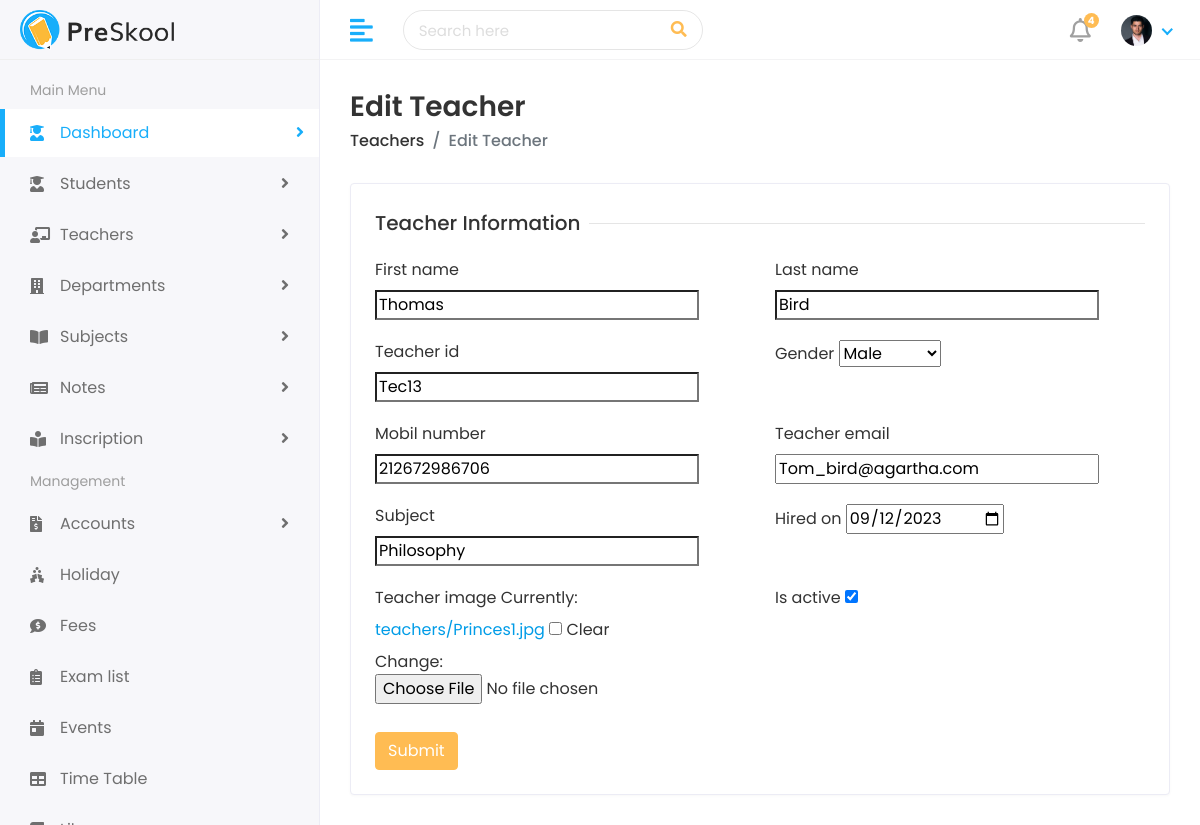
Screenshot of /teachers/edit/thomas-bird-tec13/ (signed in) with the database file from the repository.
### teachers/models.py (models this page shows, shortened)
class Teacher(models.Model):
    first_name = models.CharField(max_length=100)
    last_name = models.CharField(max_length=100)
    teacher_id = models.CharField(max_length=20)
    gender=models.CharField(max_length=10, choices=[('Male', 'Male'), ('Female', 'Female'), ('Others', 'Others')])
    mobil_number = models.CharField(max_length=15)
    teacher_email = models.EmailField(unique=True)
    subject = models.CharField(max_length=100)
    hired_on= models.DateField()
    teacher_image= models.ImageField(upload_to='teachers/', blank=True)
    is_active=models.BooleanField(default=True)
    slug = models.SlugField(max_length=255, unique=True, blank=True)

### teachers/views.py (the view)
# urls.py: path('edit/<str:slug>/', views.edit_teacher, name='edit_teacher'),
def edit_teacher(request, slug):
    teacher = get_object_or_404(Teacher, slug=slug)
    if request.method == "POST":
        form = TeacherForm(request.POST, request.FILES, instance=teacher)
        if form.is_valid():
            form.save()
            create_notification(
                request.user, f"Edited Teacher: {teacher.first_name} {teacher.last_name}")
            messages.success(
                request, f"Teacher {teacher.first_name} {teacher.last_name} updated Successfully")
            return redirect('teacher_list')
    else:
        form = TeacherForm(instance=teacher)
    return render(request, "teachers/edit-teacher.html", {'form': form, 'teacher': teacher})

### teachers/forms.py
class TeacherForm(forms.ModelForm):
    class Meta:
        model = Teacher
        fields = [
            'first_name', 'last_name', 'teacher_id', 'gender',
            'mobil_number', 'teacher_email', 'subject', 'hired_on',
            'teacher_image', 'is_active'
        ]
        widgets = {
            'hired_on': forms.DateInput(attrs={'type': 'date'}),
        }
    def __init__(self, *args, **kwargs):
        super(TeacherForm, self).__init__(*args, **kwargs)
        self.fields['is_active'].initial = True

### school/context_processors.py (called while the page is built)
def notifications(request):
    if request.user.is_authenticated:
        unread_notification = request.user.notification_set.filter(
            is_read=False)
        unread_notification_count = unread_notification.count()
        return {'unread_notification': unread_notification,
                'unread_notification_count': unread_notification_count}
    return {}

### templates/teachers/edit-teacher.html (shortened to what this page needs)
{% extends 'Home/base.html' %}
{% load static %}
{% block body %}
<div class="page-wrapper">
    <div class="content container-fluid">
        <div class="page-header">
            <div class="row align-items-center">
                <div class="col">
                    <h3 class="page-title">Edit Teacher</h3>
                    <ul class="breadcrumb">
                        <li class="breadcrumb-item"><a href="{% url 'teacher_list' %}">Teachers</a></li>
                        <li class="breadcrumb-item active">Edit Teacher</li>
                    </ul>
                </div>
            </div>
        </div>
        <div class="row">
            <div class="col-sm-12">
                <div class="card">
                    <div class="card-body">
                        <form method="post" enctype="multipart/form-data">
                            <div class="row">
                                <div class="col-12">
                                    <h5 class="form-title"><span>Teacher Information</span></h5>
                                </div>
                                {% for field in form %}
                                <div class="col-12 col-sm-6">
                                    <div class="form-group">
                                        <label>{{ field.label }}</label>
                                        {{ field }}
                                    </div>
                                </div>
                                {% endfor %}
                                <div class="col-12">
                                    <button type="submit" class="btn btn-primary">Submit</button>
                                </div>
                            </div>
                        </form>
                    </div>
                </div>
            </div>
        </div>
    </div>
</div>
{% endblock %}

### static/assets/css/style.css (style rules this page uses)
html { height: 100%; }
body { background-color: #fff; color: #333; font-family: 'Poppins', sans-serif; font-size: 1rem; height: 100%; line-height: 1.5; overflow-x: hidden; }
h1, h2, h3, h4, h5, h6 { font-family: 'Poppins', sans-serif; margin-top: 0; }
input, input:focus, button, button:focus { outline: none; }
input[type="file"] { height: auto; min-height: calc(1.5em + .75rem + 2px); }
input[type=text], input[type=password] { -webkit-appearance: none; -moz-appearance: none; appearance: none; }
.form-group { margin-bottom: 1.25rem; }
ul, ol { padding: 0px; list-style: none; }
.btn-primary { background-color: #FFBC53; border: 1px solid #FFBC53; }
.card { border: 1px solid #ececf5; box-shadow: 0 1px 3px 0 rgba(0, 0, 0, 0.03); margin-bottom: 1.875rem; }
.card-body { padding: 1.5rem; }
.page-wrapper { margin-left: 320px; padding-top: 60px; position: relative; transition: all 0.4s ease; }
.page-wrapper > .content { padding: 1.875rem 1.875rem 0; }
.page-header { margin-bottom: 1.875rem; }
.page-header .breadcrumb { background-color: transparent; color: #6c757d; font-size: 1rem; font-weight: 500; margin-bottom: 0; padding: 0; }
.page-header .breadcrumb a { color: #333; }
.page-title { font-size: 28px; font-weight: 600; color: #333; margin-bottom: 5px; }
.form-title { width: 100%; max-width: 100%; padding: 0; font-size: 1.25rem; font-weight: 500; line-height: inherit; color: #333; white-space: normal; position: relative; display: block; margin-bottom: 20px; }
.form-title:before { content: ""; position: absolute; left: 0px; right: 0px; height: 1px; top: 50%; background-color: rgba(0, 0, 0, 0.1); }
.form-title span { padding: 0px 0.5rem 0 0; background-color: #fff; display: inline-block; z-index: 2; position: relative; }

### rows the page displays
Teacher: form "Thomas" "Bird" "Tec13" "Male" "212672986706" "Tom_bird@agartha.com" "Philosophy" "09/12/2023" "☑"

### other values shown
{{ unread_notification_count }} "4"
{{ field.label }} "First name" "Last name" "Teacher id" "Gender" "Mobil number" "Teacher email" "Subject" "Hired on" "Teacher image" "Is active"
